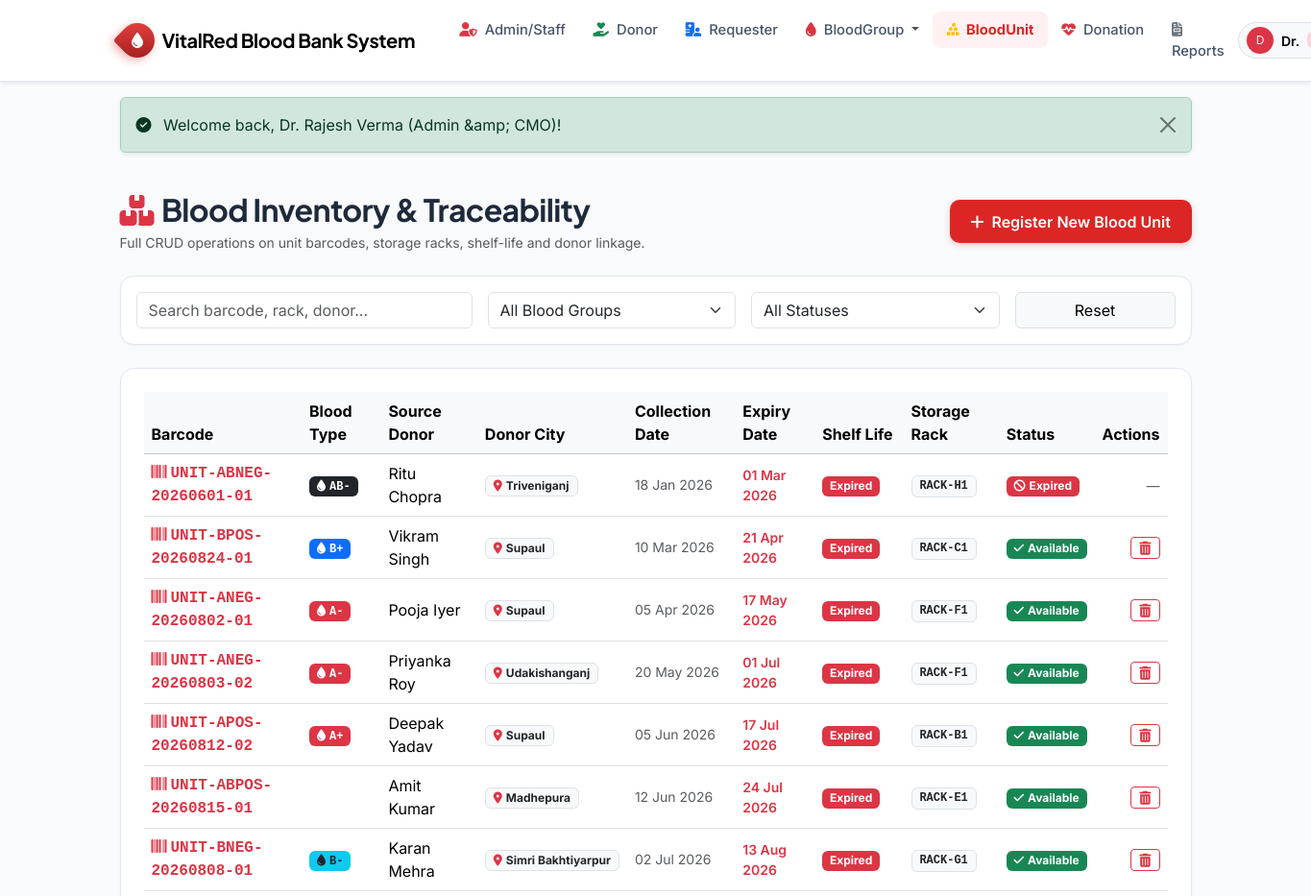
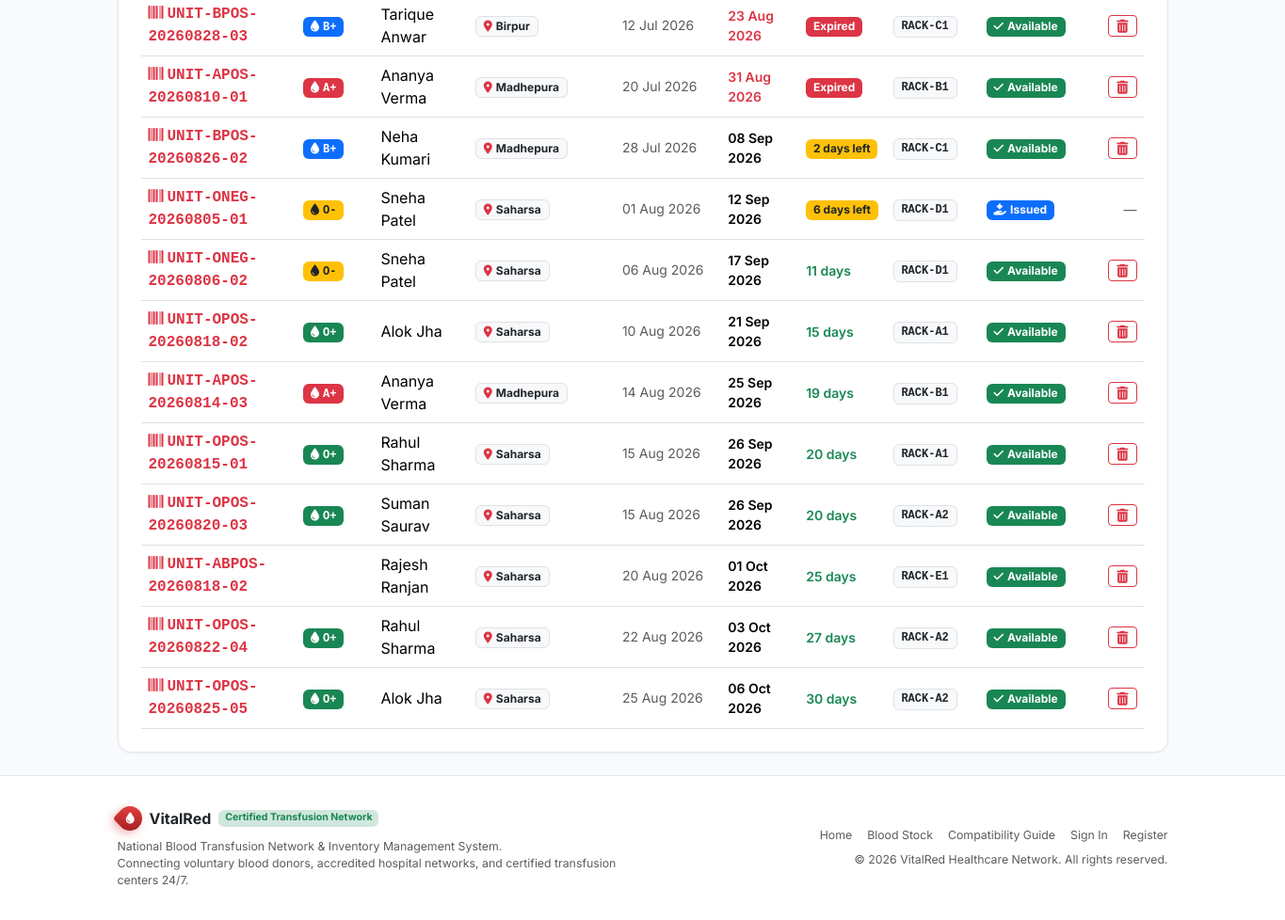
/admin/stock.php (signed in), run on the app's committed database (2 pictures, top to bottom).
### tables this page shows
CREATE TABLE blood_units (
    unit_id INT AUTO_INCREMENT PRIMARY KEY,
    unit_barcode VARCHAR(40) NOT NULL UNIQUE,
    donation_id INT NOT NULL,
    blood_group_id INT NOT NULL,
    collection_date DATE NOT NULL,
    expiry_date DATE NOT NULL,
    storage_rack VARCHAR(20) NOT NULL DEFAULT 'RACK-A1',
    status ENUM('available', 'reserved', 'issued', 'expired', 'discarded') NOT NULL DEFAULT 'available',
    issued_request_id INT NULL,
    created_at TIMESTAMP DEFAULT CURRENT_TIMESTAMP,
    CONSTRAINT fk_unit_donation FOREIGN KEY (donation_id) 
        REFERENCES donations (donation_id) ON DELETE RESTRICT ON UPDATE CASCADE,
    CONSTRAINT fk_unit_blood_group FOREIGN KEY (blood_group_id) 
        REFERENCES blood_groups (blood_group_id) ON DELETE RESTRICT ON UPDATE CASCADE,
    CONSTRAINT fk_unit_request FOREIGN KEY (issued_request_id) 
        REFERENCES blood_requests (request_id) ON DELETE SET NULL ON UPDATE CASCADE,
    INDEX idx_unit_status (status),
    INDEX idx_unit_expiry (expiry_date)
);

CREATE TABLE blood_groups (
    blood_group_id INT AUTO_INCREMENT PRIMARY KEY,
    group_name VARCHAR(5) NOT NULL UNIQUE,       
    rh_factor ENUM('Positive', 'Negative') NOT NULL,
    critical_threshold INT NOT NULL DEFAULT 5,   
    description VARCHAR(255) NULL
);

CREATE TABLE donors (
    donor_id INT AUTO_INCREMENT PRIMARY KEY,
    user_id INT NULL UNIQUE,                      
    first_name VARCHAR(60) NOT NULL,
    last_name VARCHAR(60) NOT NULL,
    dob DATE NOT NULL,
    gender ENUM('Male', 'Female', 'Other') NOT NULL,
    blood_group_id INT NOT NULL,
    address_street VARCHAR(180) NOT NULL,
    city VARCHAR(80) NOT NULL,
    state VARCHAR(80) NOT NULL DEFAULT 'Delhi NCR',
    pincode VARCHAR(15) NOT NULL,
    emergency_contact VARCHAR(25) NOT NULL,
    last_donation_date DATE NULL,
    created_at TIMESTAMP DEFAULT CURRENT_TIMESTAMP,
    CONSTRAINT fk_donor_user FOREIGN KEY (user_id) 
        REFERENCES users (user_id) ON DELETE SET NULL ON UPDATE CASCADE,
    CONSTRAINT fk_donor_blood_group FOREIGN KEY (blood_group_id) 
        REFERENCES blood_groups (blood_group_id) ON DELETE RESTRICT ON UPDATE CASCADE,
    INDEX idx_donor_blood_group (blood_group_id),
    INDEX idx_donor_city (city)
);

### admin/stock.php (the view, shortened to what this page needs)
<?php
require_once __DIR__ . '/../includes/auth_helper.php';
$query = "SELECT bu.*, bg.group_name, bg.rh_factor, d.first_name, d.last_name, d.city, dn.donation_date
          FROM blood_units bu
          JOIN blood_groups bg ON bu.blood_group_id = bg.blood_group_id
          JOIN donations dn ON bu.donation_id = dn.donation_id
          JOIN donors d ON dn.donor_id = d.donor_id
          WHERE 1=1";
$params = [];
$query .= " ORDER BY bu.expiry_date ASC";
$stmt = $pdo->prepare($query);
$stmt->execute($params);
$units = $stmt->fetchAll();
require_once __DIR__ . '/../includes/header.php';
?>
<div class="container py-4">
    <div class="d-flex flex-wrap justify-content-between align-items-center mb-4 gap-3">
        <div>
            <h2 class="fw-bold mb-1"><i class="fa-solid fa-boxes-stacked text-danger me-2"></i>Blood Inventory &amp; Traceability</h2>
            <p class="text-muted small mb-0">Full CRUD operations on unit barcodes, storage racks, shelf-life and donor linkage.</p>
        </div>
        <button class="btn btn-vitalred" data-bs-toggle="modal" data-bs-target="#addUnitModal">
            <i class="fa-solid fa-plus me-1"></i> Register New Blood Unit
        </button>
    </div>
    <div class="vr-card p-3 mb-4">
        <form method="GET" class="row g-3 align-items-center">
            <div class="col-md-4">
                <input type="text" id="tableSearchInput" class="form-control" placeholder="Search barcode, rack, donor...">
            </div>
            <div class="col-md-3">
                <select name="group" class="form-select" onchange="this.form.submit()">
                    <option value="0">All Blood Groups</option>
                </select>
            </div>
            <div class="col-md-3">
                <select name="status" class="form-select" onchange="this.form.submit()">
                    <option value="">All Statuses</option>
                </select>
            </div>
            <div class="col-md-2 text-end">
                <a href="<?= BASE_URL ?>admin/stock.php" class="btn btn-light border w-100">Reset</a>
            </div>
        </form>
    </div>
    <div class="vr-card p-4">
        <div class="table-responsive">
            <table class="table table-hover align-middle mb-0" id="stockTable">
                <thead class="table-light">
                    <tr>
                        <th>Barcode</th>
                        <th>Blood Type</th>
                        <th>Source Donor</th>
                        <th>Donor City</th>
                        <th>Collection Date</th>
                        <th>Expiry Date</th>
                        <th>Shelf Life</th>
                        <th>Storage Rack</th>
                        <th>Status</th>
                        <th class="text-end">Actions</th>
                    </tr>
                </thead>
                <tbody>
                    <?php if (empty($units)): ?>
                        <tr><td colspan="10" class="text-center py-4 text-muted">No blood units match the chosen filter.</td></tr>
                    <?php else: ?>
                        <?php foreach ($units as $u): ?>
                            <?php
                                $days_left = (new DateTime())->diff(new DateTime($u['expiry_date']))->days;
                                $is_expired = new DateTime($u['expiry_date']) < new DateTime();
                            ?>
                            <tr>
                                <td class="font-monospace fw-bold text-danger">
                                    <i class="fa-solid fa-barcode me-1"></i><?= e($u['unit_barcode']) ?>
                                </td>
                                <td><?= get_blood_badge($u['group_name']) ?></td>
                                <td><?= e($u['first_name'] . ' ' . $u['last_name']) ?></td>
                                <td>
                                    <span class="badge bg-light text-dark border px-2 py-1">
                                        <i class="fa-solid fa-location-dot text-danger me-1"></i><?= e($u['city']) ?>
                                    </span>
                                </td>
                                <td class="small text-muted"><?= format_date($u['collection_date']) ?></td>
                                <td class="small fw-semibold <?= $is_expired ? 'text-danger' : '' ?>">
                                    <?= format_date($u['expiry_date']) ?>
                                </td>
                                <td>
                                    <?php if ($is_expired): ?>
                                        <span class="badge bg-danger">Expired</span>
                                    <?php elseif ($days_left <= 7): ?>
                                        <span class="badge bg-warning text-dark"><?= $days_left ?> days left</span>
                                    <?php else: ?>
                                        <span class="text-success small fw-semibold"><?= $days_left ?> days</span>
                                    <?php endif; ?>
                                </td>
                                <td><span class="badge bg-light text-dark border font-monospace"><?= e($u['storage_rack']) ?></span></td>
                                <td><?= get_status_badge($u['status']) ?></td>
                                <td class="text-end">
                                    <?php if ($u['status'] === 'available'): ?>
                                        <form method="POST" class="d-inline" onsubmit="return confirm('Mark this blood unit as discarded?');">
                                            <button type="submit" class="btn btn-outline-danger btn-sm py-0 px-2" title="Discard Unit">
                                                <i class="fa-solid fa-trash-can"></i>
                                            </button>
                                        </form>
                                    <?php else: ?>
                                        <span class="text-muted small">—</span>
                                    <?php endif; ?>
                                </td>
                            </tr>
                        <?php endforeach; ?>
                    <?php endif; ?>
                </tbody>
            </table>
        </div>
    </div>
</div>
<?php require_once __DIR__ . '/../includes/footer.php'; ?>

### includes/auth_helper.php (shortened to what this page needs)
<?php
function e($string) {
    return htmlspecialchars((string)($string ?? ''), ENT_QUOTES, 'UTF-8');
}
function format_date(?string $date, string $format = 'd M Y'): string {
    try {
        $dt = new DateTime($date);
        return $dt->format($format);
    } catch (Exception $e) {
        return $date;
    }
}
function get_blood_badge(string $group): string {
    $colors = [
        'A+' => 'bg-danger text-white',
        'A-' => 'bg-danger text-white',
        'B+' => 'bg-primary text-white',
        'B-' => 'bg-info text-dark',
        'AB+' => 'bg-purple text-white',
        'AB-' => 'bg-dark text-white',
        'O+' => 'bg-success text-white',
        'O-' => 'bg-warning text-dark'
    ];
    $cls = $colors[$group] ?? 'bg-secondary text-white';
    return '<span class="badge ' . $cls . ' px-2 py-1 font-monospace"><i class="fa-solid fa-droplet me-1"></i>' . e($group) . '</span>';
}
function get_status_badge(string $status): string {
    switch (strtolower($status)) {
        case 'available':
            return '<span class="badge bg-success"><i class="fa-solid fa-check me-1"></i>Available</span>';
        case 'issued':
            return '<span class="badge bg-primary"><i class="fa-solid fa-hand-holding-medical me-1"></i>Issued</span>';
        case 'expired':
            return '<span class="badge bg-danger"><i class="fa-solid fa-ban me-1"></i>Expired</span>';
    }
}

### assets/css/style.css (style rules this page uses)
:root { --primary-red: #dc2626; --primary-red-hover: #b91c1c; --primary-red-dark: #991b1b; --primary-red-light: #fee2e2; --primary-red-ultra-light: #fff1f2; --accent-emerald: #059669; --accent-blue: #2563eb; --accent-purple: #7c3aed; --dark-slate: #0f172a; --card-slate: #1e293b; --border-color: #e2e8f0; --body-bg: #f8fafc; --text-main: #1e293b; --text-muted: #64748b; --font-heading: 'Plus Jakarta Sans', system-ui, -apple-system, sans-serif; --font-body: 'Inter', system-ui, -apple-system, sans-serif; --shadow-sm: 0 1px 2px 0 rgb(0 0 0 / 0.05); --shadow-md: 0 4px 6px -1px rgb(0 0 0 / 0.08), 0 2px 4px -2px rgb(0 0 0 / 0.05); --shadow-lg: 0 10px 15px -3px rgb(0 0 0 / 0.08), 0 4px 6px -4px rgb(0 0 0 / 0.04); --shadow-xl: 0 20px 25px -5px rgb(0 0 0 / 0.1), 0 8px 10px -6px rgb(0 0 0 / 0.05); }
body { font-family: var(--font-body); background-color: var(--body-bg); color: var(--text-main); min-height: 100vh; display: flex; flex-direction: column; }
h1, h2, h3, h4, h5, h6, .navbar-brand { font-family: var(--font-heading); font-weight: 700; letter-spacing: -0.02em; }
.vr-card { background: #ffffff; border: 1px solid var(--border-color); border-radius: 14px; box-shadow: var(--shadow-sm); transition: transform 0.2s ease, box-shadow 0.2s ease; overflow: hidden; }
.btn-vitalred { background-color: var(--primary-red); color: #ffffff; font-weight: 600; border: none; border-radius: 10px; padding: 0.65rem 1.35rem; box-shadow: 0 2px 6px rgba(220, 38, 38, 0.25); transition: all 0.2s ease; }

### data on the page
blood_units: unit_barcode "UNIT-ABNEG-20260601-01", blood_group.group_name "AB-", donors.first_name+last_name "Ritu Chopra", donors.city "Triveniganj", collection_date "18 Jan 2026", expiry_date "01 Mar 2026", shows "Expired", storage_rack "RACK-H1", status "expired" (drawn)
blood_units: unit_barcode "UNIT-BPOS-20260824-01", blood_group.group_name "B+", donors.first_name+last_name "Vikram Singh", donors.city "Supaul", collection_date "10 Mar 2026", expiry_date "21 Apr 2026", shows "Expired", storage_rack "RACK-C1", status "available" (drawn)
blood_units: unit_barcode "UNIT-ANEG-20260802-01", blood_group.group_name "A-", donors.first_name+last_name "Pooja Iyer", donors.city "Supaul", collection_date "05 Apr 2026", expiry_date "17 May 2026", shows "Expired", storage_rack "RACK-F1", status "available" (drawn)
blood_units: unit_barcode "UNIT-ANEG-20260803-02", blood_group.group_name "A-", donors.first_name+last_name "Priyanka Roy", donors.city "Udakishanganj", collection_date "20 May 2026", expiry_date "01 Jul 2026", shows "Expired", storage_rack "RACK-F1", status "available" (drawn)
blood_units: unit_barcode "UNIT-APOS-20260812-02", blood_group.group_name "A+", donors.first_name+last_name "Deepak Yadav", donors.city "Supaul", collection_date "05 Jun 2026", expiry_date "17 Jul 2026", shows "Expired", storage_rack "RACK-B1", status "available" (drawn)
blood_units: unit_barcode "UNIT-ABPOS-20260815-01", donors.first_name+last_name "Amit Kumar", donors.city "Madhepura", collection_date "12 Jun 2026", expiry_date "24 Jul 2026", shows "Expired", storage_rack "RACK-E1", status "available" (drawn)
blood_units: unit_barcode "UNIT-BNEG-20260808-01", blood_group.group_name "B-", donors.first_name+last_name "Karan Mehra", donors.city "Simri Bakhtiyarpur", collection_date "02 Jul 2026", expiry_date "13 Aug 2026", shows "Expired", storage_rack "RACK-G1", status "available" (drawn)
blood_units: unit_barcode "UNIT-BPOS-20260828-03", blood_group.group_name "B+", donors.first_name+last_name "Tarique Anwar", donors.city "Birpur", collection_date "12 Jul 2026", expiry_date "23 Aug 2026", shows "Expired", storage_rack "RACK-C1", status "available" (drawn)
blood_units: unit_barcode "UNIT-APOS-20260810-01", blood_group.group_name "A+", donors.first_name+last_name "Ananya Verma", donors.city "Madhepura", collection_date "20 Jul 2026", expiry_date "31 Aug 2026", shows "Expired", storage_rack "RACK-B1", status "available" (drawn)
blood_units: unit_barcode "UNIT-BPOS-20260826-02", blood_group.group_name "B+", donors.first_name+last_name "Neha Kumari", donors.city "Madhepura", collection_date "28 Jul 2026", expiry_date "08 Sep 2026", storage_rack "RACK-C1", status "available" (drawn)
blood_units: unit_barcode "UNIT-ONEG-20260805-01", blood_group.group_name "O-", donors.first_name+last_name "Sneha Patel", donors.city "Saharsa", collection_date "01 Aug 2026", expiry_date "12 Sep 2026", storage_rack "RACK-D1", status "issued" (drawn)
blood_units: unit_barcode "UNIT-ONEG-20260806-02", blood_group.group_name "O-", donors.first_name+last_name "Sneha Patel", donors.city "Saharsa", collection_date "06 Aug 2026", expiry_date "17 Sep 2026", storage_rack "RACK-D1", status "available" (drawn)
blood_units: unit_barcode "UNIT-OPOS-20260818-02", blood_group.group_name "O+", donors.first_name+last_name "Alok Jha", donors.city "Saharsa", collection_date "10 Aug 2026", expiry_date "21 Sep 2026", storage_rack "RACK-A1", status "available" (drawn)
blood_units: unit_barcode "UNIT-APOS-20260814-03", blood_group.group_name "A+", donors.first_name+last_name "Ananya Verma", donors.city "Madhepura", collection_date "14 Aug 2026", expiry_date "25 Sep 2026", storage_rack "RACK-B1", status "available" (drawn)
blood_units: unit_barcode "UNIT-OPOS-20260815-01", blood_group.group_name "O+", donors.first_name+last_name "Rahul Sharma", donors.city "Saharsa", collection_date "15 Aug 2026", expiry_date "26 Sep 2026", storage_rack "RACK-A1", status "available" (drawn)
blood_units: unit_barcode "UNIT-OPOS-20260820-03", blood_group.group_name "O+", donors.first_name+last_name "Suman Saurav", donors.city "Saharsa", collection_date "15 Aug 2026", expiry_date "26 Sep 2026", storage_rack "RACK-A2", status "available" (drawn)
blood_units: unit_barcode "UNIT-ABPOS-20260818-02", donors.first_name+last_name "Rajesh Ranjan", donors.city "Saharsa", collection_date "20 Aug 2026", expiry_date "01 Oct 2026", storage_rack "RACK-E1", status "available" (drawn)
blood_units: unit_barcode "UNIT-OPOS-20260822-04", blood_group.group_name "O+", donors.first_name+last_name "Rahul Sharma", donors.city "Saharsa", collection_date "22 Aug 2026", expiry_date "03 Oct 2026", storage_rack "RACK-A2", status "available" (drawn)
blood_units: unit_barcode "UNIT-OPOS-20260825-05", blood_group.group_name "O+", donors.first_name+last_name "Alok Jha", donors.city "Saharsa", collection_date "25 Aug 2026", expiry_date "06 Oct 2026", storage_rack "RACK-A2", status "available" (drawn)

### other printed values
substr($current_user['full_name'], 0, 1) "D"
explode(' ', $current_user['full_name'])[0] "Dr."
$flash['message'] "Welcome back, Dr. Rajesh Verma (Admin &amp; CMO)!"
